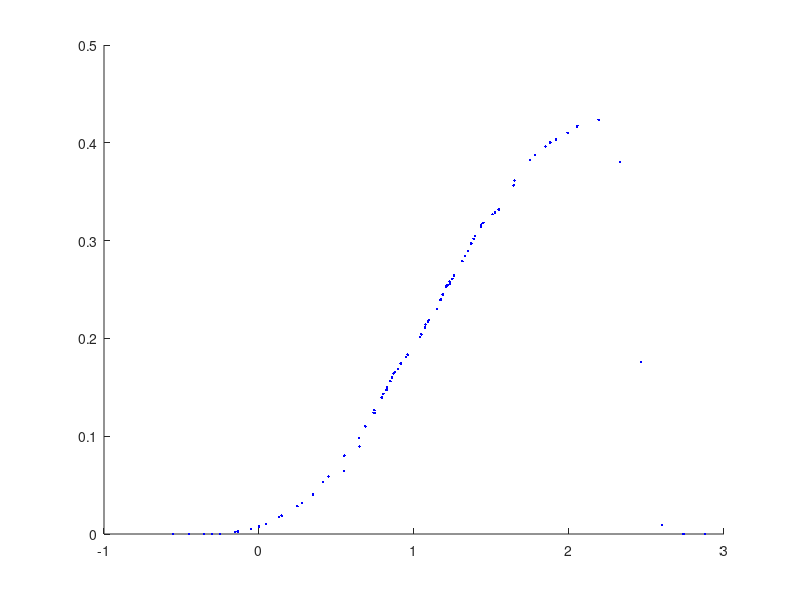
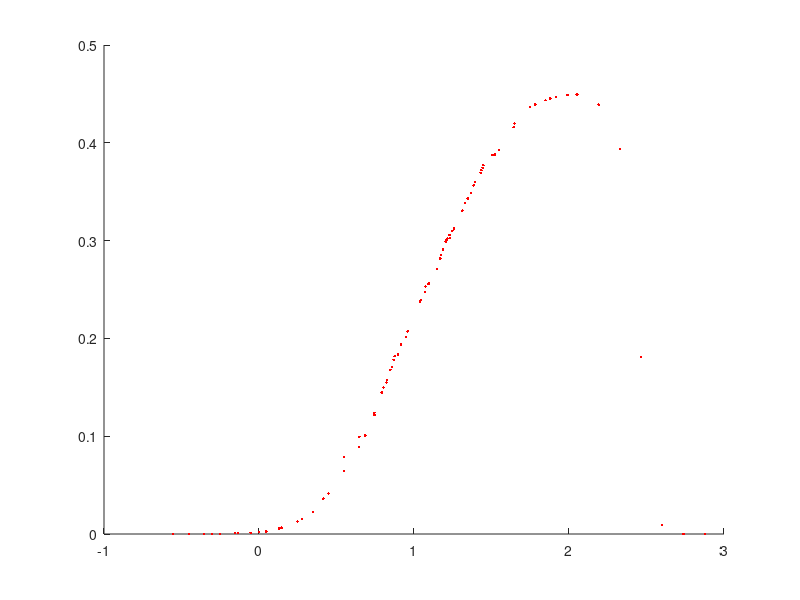
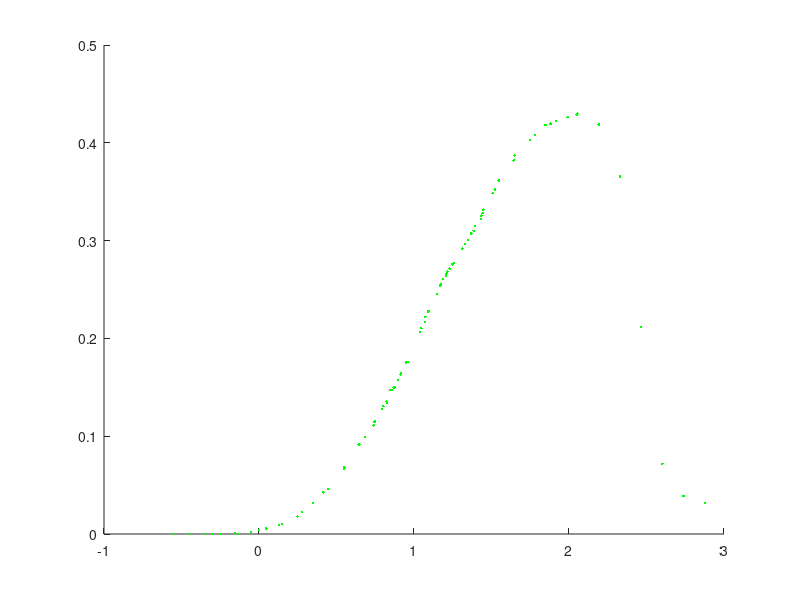
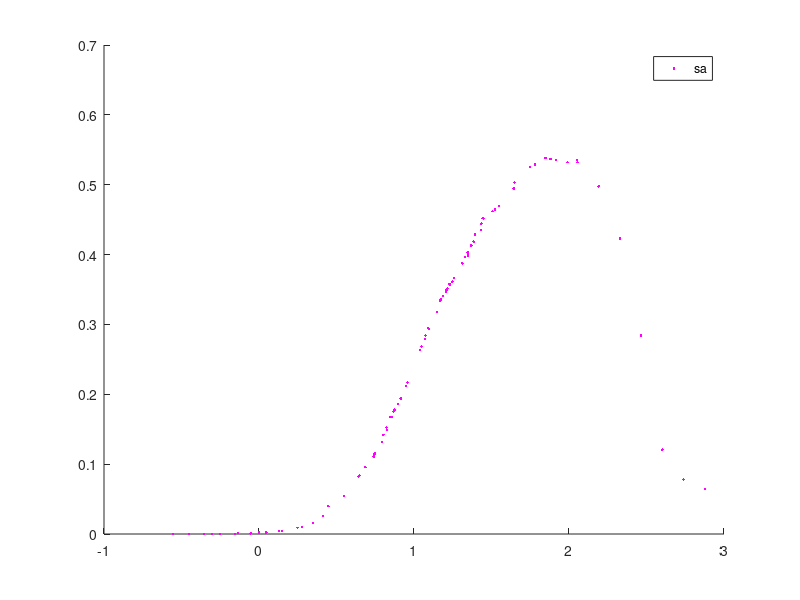

Recreate these plots in MATLAB, in order.
function efficacite()

% programme de test pour avoir une bonne interpolation de la fonction
% d'efficacite en fonction du temps


% Durees observees en direction du bulbe, incluant les 4 evts longs
tebulbe = [4.4000,5.5000,5.5500,6.2000,6.3500,6.7000,7.2000,7.4000,7.5000,7.9000,8.2000,8.2000,8.2500,10.9500,10.9500,10.9500,10.9500,11.7500,11.8500,12.3000,14.7500,14.8000,14.9500,15.3500,16.0500,16.2000,16.4500,16.9500,18.1000,20.5000,21.3000,22.2500,24.2500,24.7000,26.9500,27.2000,27.7500,33.3500,75.8500,75.9000,97.8500,112.2500];
% Pour ce tebulbe les donnees sont deja des rayons d'einstein
sampleffA=[0.0982,0.1240,0.1266,0.1395,0.1434,0.1498,0.16015,0.1643,0.1653,0.1689,0.1741,0.1741,0.1746,0.2015,0.2015,0.2015,0.2015,0.2113,0.2144,0.2170,0.2390,0.2392,0.2402,0.2449,0.2526,0.2537,0.2547,0.2583,0.2645,0.2790,0.2841,0.2893,0.3017,0.3048,0.3141,0.3159,0.3177,0.3286,0.4001,0.4006,0.4102,0.4164];
sampleffB=[0.0891,0.1214,0.1240,0.14465,0.1498,0.1576,0.1710,0.1782,0.1818,0.1834,0.1932,0.1932,0.1937,0.2376,0.2376,0.2376,0.2376,0.2475,0.2531,0.2557,0.2819,0.2821,0.2854,0.2908,0.2991,0.3007,0.3022,0.3058,0.3125,0.3306,0.3384,0.3430,0.3565,0.3601,0.3694,0.3720,0.3745,0.3880,0.4450,0.4456,0.4489,0.4494];
photomeffA=[0.0917,0.1111,0.1147,0.1276,0.1307,0.1343,0.1472,0.1498,0.1500,0.1576,0.1632,0.1632,0.1640,0.2066,0.2066,0.2066,0.2066,0.2170,0.2221,0.2273,0.2542,0.2547,0.2552,0.2609,0.2645,0.2666,0.2686,0.2717,0.2769,0.2919,0.2965,0.3007,0.3100,0.3151,0.3220,0.3255,0.3280,0.3523,0.4190,0.4196,0.4262,0.4288];
photomeffB=[0.0826,0.1111,0.1147,0.1317,0.1421,0.1493,0.1679,0.1756,0.1780,0.1860,0.1937,0.1937,0.1950,0.2635,0.2635,0.2635,0.2635,0.2790,0.2841,0.2945,0.3332,0.3345,0.3358,0.3410,0.3461,0.3490,0.3513,0.3580,0.3668,0.3875,0.3968,0.40295,0.4185,0.4288,0.4350,0.4443,0.4520,0.4644,0.5364,0.5370,0.5321,0.5350];


tmachob = [ 0, 0.56, 0.7049, 0.8872, 1.116, 1.405, 1.769, 2.227, 2.803, 3.540, 4.456, 5.609, 7.060, 8.887, 11.18, 14.08, 17.72, 22.3, 28.08, 35.34, 44.49, 56, 70.49, 89.02, 112.05, 141.04];
tmachob = tmachob/2.;
% ces quatres dernier tableaux sont tires des figures 1 et 12 de l'article The Macho Project : microlensing detection efficiency de Alcock et al, date du 21 march 2001.
sampleffmachobA = [0,0,0,0,0,0.002,0.0052,0.0103,0.0188,0.0284,0.0403,0.0589,0.0646,0.0896,0.1240,0.1563,0.1808,0.2041,0.2299,0.2609,0.2893,0.3182,0.3317,0.3616,0.3823,0.3961];
sampleffmachobB = [0,0,0,0,0,0.001,0.0013,0.0026,0.0065,0.0129,0.0222,0.0413,0.0788,0.0992,0.1214,0.1679,0.2015,0.2392,0.2712,0.3100,0.3435,0.3771,0.3926,0.4197,0.4365,0.4435];
photomeffmachobA = [0,0,0,0,0,0.0008,0.002,0.0057,0.0103,0.0181,0.0315,0.0459,0.0671,0.0916,0.1151,0.1471,0.1755,0.2104,0.2452,0.2757,0.3004,0.3317,0.3614,0.3872,0.4027,0.4181];
photomeffmachobB = [0,0,0,0,0,0,0.001,0.0021,0.0044,0.0090,0.0155,0.0399,0.0542,0.0839,0.1151,0.1673,0.2117,0.2684,0.3175,0.3614,0.3985,0.4517,0.4698,0.5033,0.5255,0.5384];


%-------------------------------
% Efficacites MACHO 24 Mars 2000
% Criteres A ou B
%-------------------------------
tmachoNEW = [ 1, 1.46, 2, 2.7, 3.8, 5.2, 7.1, 9.7, 13.3, 18.2, 24.9, 34.2, 46.8, 64.2, 88.0, 121.0, 165.0, 227.0, 311.0, 426.0, 584.0, 800.0, 1096.0, 1502.0 ];
tmachoNEW = tmachoNEW/2.;
% ces quatres dernier tableaux sont tires des figures 1 et 12 de l'article The Macho Project : microlensing detection efficiency de Alcock et al, date du 21 march 2001.
sampleffmachoA = [0,0.0025,0.0077,0.0176,0.032,0.0532,0.0801,0.1100,0.1472,0.1834,0.2185,0.2561,0.2970,0.3270,0.3565,0.3875,0.4035,0.4174,0.4236,0.3802,0.1756,0.0093,0,0];
sampleffmachoB = [0,0.001,0.002,0.0057,0.0155,0.0362,0.0646,0.1007,0.1550,0.2072,0.2562,0.3027,0.3487,0.3875,0.4159,0.4391,0.4469,0.4494,0.4391,0.3934,0.1808,0.0093,0,0];
photomeffmachoA = [0,0,0.004,0.0095,0.0222,0.0426,0.0681,0.0991,0.1353,0.1760,0.2277,0.2710,0.3072,0.3485,0.3820,0.4078,0.4220,0.4300,0.4187,0.3655,0.2117,0.0718,0.0390,0.0315];
photomeffmachoB= [0,0.0012,0.0023,0.0045,0.0103,0.0258,0.0542,0.0955,0.1523,0.2168,0.2937,0.3562,0.4130,0.4620,0.4945,0.5291,0.5356,0.5322,0.4976,0.4228,0.2839,0.1208,0.0779,0.0645];




temps=[tebulbe,tmachob,tmachoNEW];
seffA=[sampleffA,sampleffmachobA,sampleffmachoA];%ok
seffB=[sampleffB,sampleffmachobB,sampleffmachoB];
peffA=[photomeffA,photomeffmachobA,photomeffmachoA];
peffB=[photomeffB,photomeffmachobB,photomeffmachoB];%ok



figure(100);
hold on;
efficacite=seffA;
l2=log10(temps);
plot(l2,efficacite,'b.');


figure(101);
hold on;
efficacite=seffB;
l2=log10(temps);
plot(l2,efficacite,'r.');


figure(102);
hold on;
efficacite=peffA;
l2=log10(temps);
plot(l2,efficacite,'g.');


figure(103);
hold on;
efficacite=peffB;
l2=log10(temps);
plot(l2,efficacite,'m.');
legend('sa','sb','pa','pb');



%[temps2,efficacite2]=tri(temps,efficacite);
%figure(100);
%l2=log10(temps2);
%plot(l2,efficacite2,'r-');
%temmax=max(temps2);
%temmin=min(temps2);
%i1=find((te<=temmax)&(te>=temmin));
%effsim = zeros(1,length(te));
%effsim(i1) = interp1(temps2,efficacite2,te(i1));



